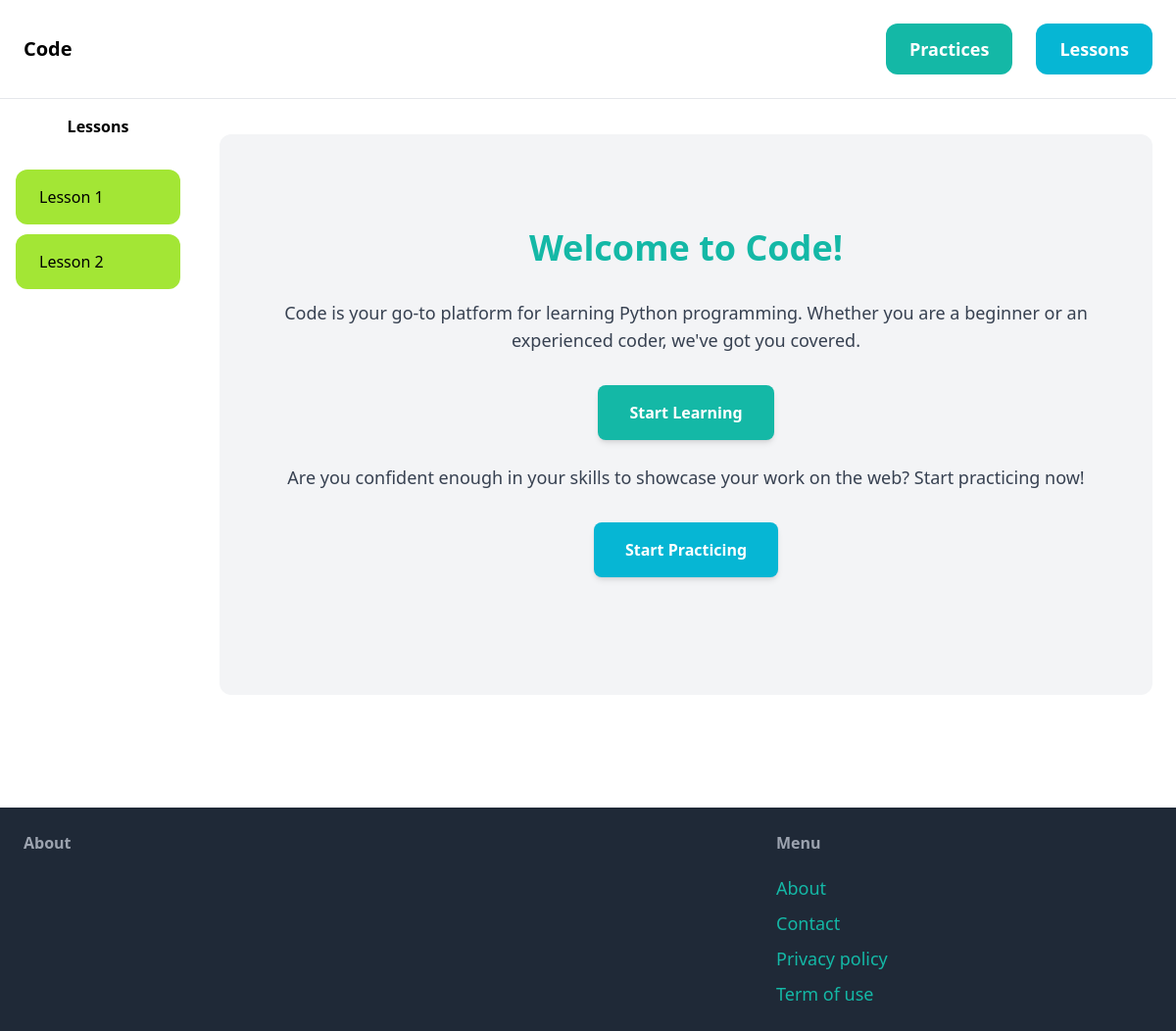
The app's page /, older data.
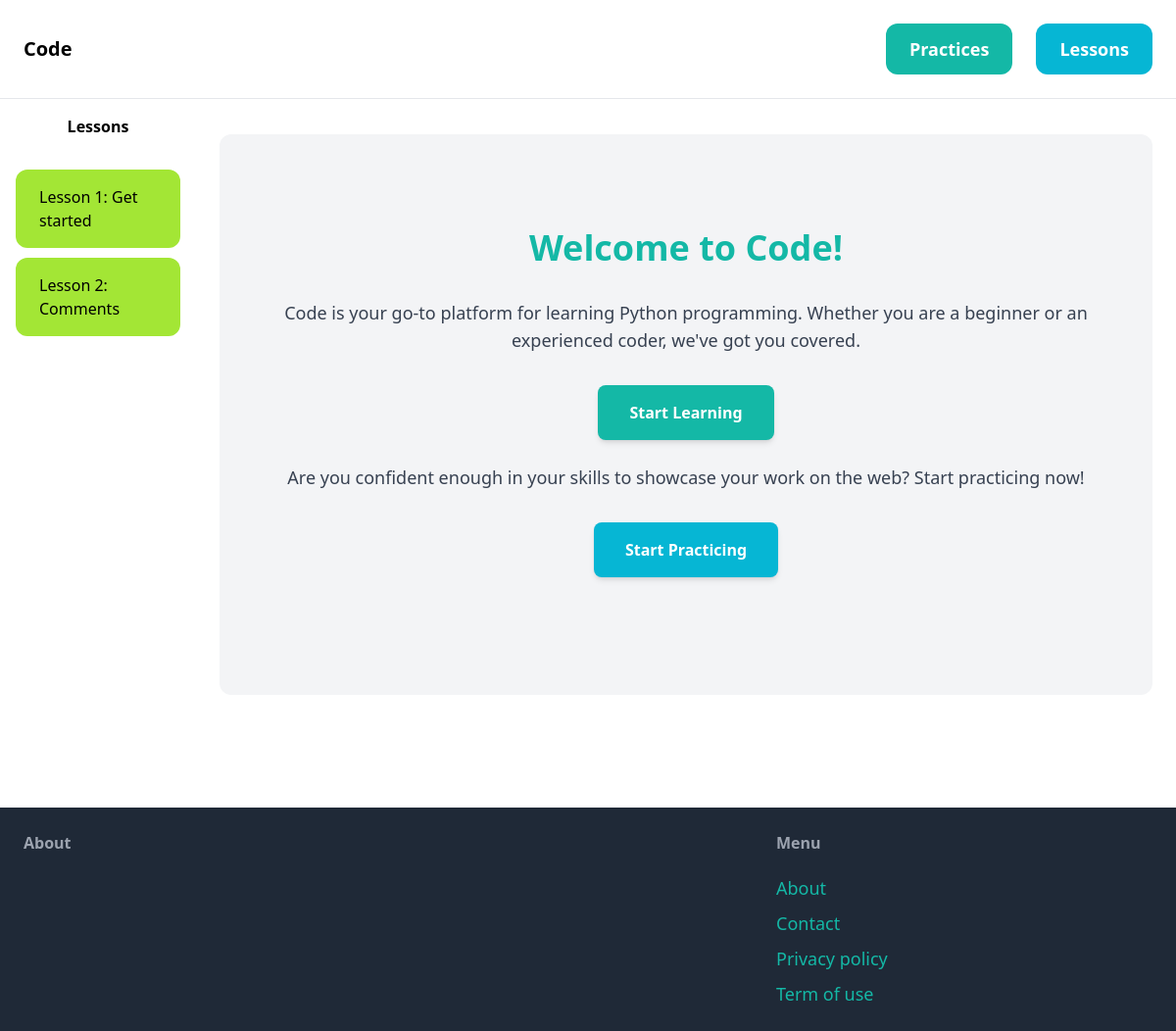
The same page, newer data.
### lessons/models.py (models this page shows, shortened)
class Lesson(models.Model):
    identification = models.IntegerField(default=0)
    name = models.CharField(max_length=255)
    image = models.ImageField(upload_to='item_images', blank=True, null=True)
    created_at = models.DateTimeField(auto_now_add=True)
    class Meta:
        ordering = ('created_at',)

### core/views.py (the view)
# urls.py: path('', views.index,name='index'),
def index(request):
    problems = Problem.objects.all()
    lessons = Lesson.objects.all()
    context = {
        'problems':problems,
        'lessons' : lessons,
    }
    return render(request, 'core/index.html',context)

### core/templates/core/index.html (shortened to what this page needs)
{% extends 'core/base.html' %}
{% block content %}
<div class="mt-6 px-6 py-12 bg-gray-100 rounded-xl">
    <div class="flex flex-col justify-center items-center px-4 py-12">
        <div class="flex flex-col justify-center items-center">
            <h1 class="text-4xl font-bold text-teal-500 mb-8">Welcome to Code!</h1>
            <p class="text-lg text-gray-700 text-center mb-8">Code is your go-to platform for learning Python programming. Whether you are a beginner or an experienced coder, we've got you covered.</p>
            <a href="{% url 'lessons:lessons' %}" class="bg-teal-500 hover:bg-teal-600 text-white font-semibold px-8 py-4 rounded-lg shadow-md transition-colors duration-300">Start Learning</a>
        </div>
        <div class="flex flex-col justify-center items-center py-6">
            <p class="text-lg text-gray-700 text-center mb-8">Are you confident enough in your skills to showcase your work on the web? Start practicing now!</p>
            <a href="{% url 'problems:all_problems' %}" class="bg-cyan-500 hover:bg-cyan-600 text-white font-semibold px-8 py-4 rounded-lg shadow-md transition-colors duration-300">Start Practicing</a>
        </div>
    </div>
</div>
{% endblock %}

### core/templates/core/base.html (shortened to what this page needs)
{% load static %}
<!doctype html>
<html>
    <head>
        <script src="https://cdn.tailwindcss.com"></script>
        <link href="{% static 'codemirror/lib/codemirror.css' %}" rel="stylesheet"/>
        <link href="{% static 'codemirror/theme/dracula.css' %}" rel="stylesheet"/>
    </head>
    </head>
    <body class="flex flex-col">
      <nav class="py-6 px-6 flex justify-between items-center border-b border-gray-200">
        <a href="/" class="text-xl font-semibold">Code</a>
        <div class="space-x-6 flex flex-wrap items-center">
          <a href="{% url 'problems:all_problems' %}" class="px-6 py-3 text-lg font-semibold bg-teal-500 text-white rounded-xl hover:bg-teal-700">Practices</a>
          <a href="{% url 'lessons:lessons' %}" class="px-6 py-3 text-lg font-semibold bg-cyan-500 text-white rounded-xl hover:bg-cyan-700">Lessons</a>
        </div>
      </nav>
      <div class="grid grid-rows-7 content">
        <div class="flex flex-row row-span-6">
          <div class="basis-1/6">
            <p class="font-semibold text-center py-4">Lessons</p>
            <div class="py-4 gap-4">
              <ul class="px-4">
                {% for lesson in lessons %}
                  <a href="{% url 'lessons:detail' lesson.id %}">
                    <li class="py-4 px-6 rounded-xl bg-lime-400 rounded-xl hover:bg-lime-500 inline-block" style="display: block; margin-bottom: 10px;">
                      {{ lesson.name }}
                    </li>
                  </a>
                {% endfor %}
              </ul>
            </div>
          </div>
          <div class="basis-5/6 py-3 px-6">
            {% block content %}
            {% endblock %}
          </div>
        </div>
      </div>
      <footer class="py-6 px-6 flex justify-between bg-gray-800 text-white">
        <div class="w-2/3 pr-10">
          <h3 class="mb-5 font-semibold text-gray-400">About</h3>
        </div>
        <div class="w-1/3">
          <h3 class="mb-5 font-semibold text-gray-400">Menu</h3>
          <ul class="space-y-2">
            <li><a href="#" class="text-lg text-teal-500 hover:text-teal-700">About</a></li>
            <li><a href="#" class="text-lg text-teal-500 hover:text-teal-700">Contact</a></li>
            <li><a href="#" class="text-lg text-teal-500 hover:text-teal-700">Privacy policy</a></li>
            <li><a href="#" class="text-lg text-teal-500 hover:text-teal-700">Term of use</a></li>
          </ul>
        </div>
      </footer>
    </body>
</html>

Row changes from the older to the newer data that the page shows:
changed Lesson: name "Lesson 1" → "Lesson 1: Get started"
changed Lesson: name "Lesson 2" → "Lesson 2: Comments"
